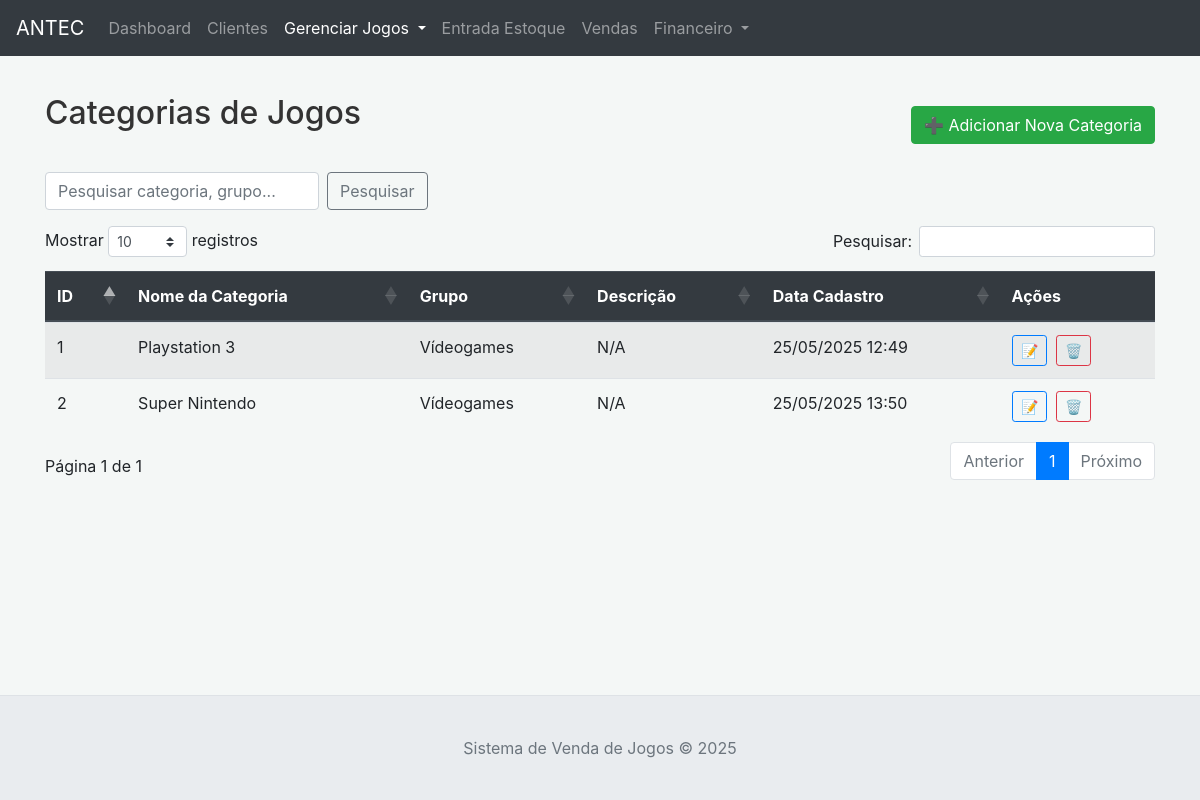
Before: /categorias with the older database file.
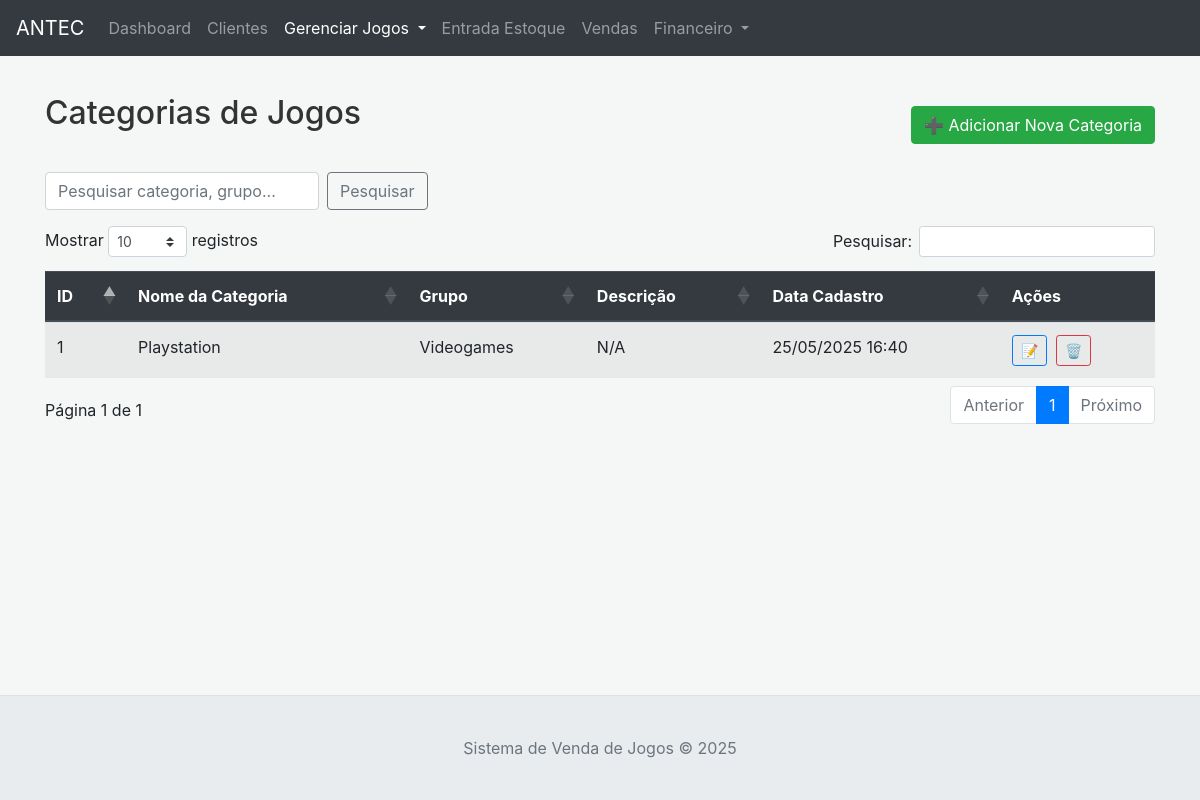
After: the same page with the newer database file.
### tables this page shows
CREATE TABLE categorias (
                id INTEGER PRIMARY KEY AUTOINCREMENT,
                nome TEXT NOT NULL,
                descricao TEXT,
                grupo_id INTEGER,
                data_cadastro DATETIME DEFAULT CURRENT_TIMESTAMP,
                FOREIGN KEY (grupo_id) REFERENCES grupos (id) ON DELETE SET NULL,
                UNIQUE (nome, grupo_id)
            );

CREATE TABLE grupos (
                id INTEGER PRIMARY KEY AUTOINCREMENT,
                nome TEXT NOT NULL UNIQUE,
                descricao TEXT,
                data_cadastro DATETIME DEFAULT CURRENT_TIMESTAMP
            );

### app.py (the view)
@app.route('/categorias')
def categorias_lista():
    search = request.args.get('search', '')
    try:
        categorias = db_manager.get_all_categorias(search)
        grupos = db_manager.get_all_grupos()
    except Exception as e:
        flash(f"Erro ao carregar categorias ou grupos: {e}", "danger")
        categorias = []
        grupos = []
    return render_template('categorias.html', categorias=categorias, grupos=grupos, search_query=search)

### app.py (called while the page is built)
def format_datetime_for_display(dt_str):
    if not dt_str: return "N/A"
    try:
        if isinstance(dt_str, (datetime.datetime, datetime.date)):
            return dt_str.strftime('%d/%m/%Y %H:%M') if isinstance(dt_str, datetime.datetime) else dt_str.strftime('%d/%m/%Y')
        dt_str_cleaned = str(dt_str).replace('Z', '')
        if 'T' in dt_str_cleaned: dt_obj = datetime.datetime.fromisoformat(dt_str_cleaned); return dt_obj.strftime('%d/%m/%Y %H:%M')
        elif ' ' in dt_str_cleaned: dt_obj = datetime.datetime.strptime(dt_str_cleaned, '%Y-%m-%d %H:%M:%S'); return dt_obj.strftime('%d/%m/%Y %H:%M')
        else: dt_obj = datetime.datetime.strptime(dt_str_cleaned, '%Y-%m-%d'); return dt_obj.strftime('%d/%m/%Y')
    except (ValueError, TypeError): return str(dt_str)

@app.context_processor
def inject_now(): return {'now': datetime.datetime.now()}

### database.py (called while the page is built)
    def _get_connection(self):
        conn = sqlite3.connect(self.db_name)
        conn.row_factory = sqlite3.Row # Permite acessar colunas por nome
        return conn

### templates/categorias.html (shortened to what this page needs)
{% extends "base.html" %}
{% block content %}
<div class="d-flex justify-content-between align-items-center mb-3">
    <h2>Categorias de Jogos</h2>
    <button type="button" class="btn btn-success" data-toggle="modal" data-target="#addCategoriaModal">
        ➕ Adicionar Nova Categoria
    </button>
</div>
<form method="GET" action="{{ url_for('categorias_lista') }}" class="form-inline mb-3">
    <input type="text" name="search" class="form-control mr-sm-2" placeholder="Pesquisar categoria, grupo..." value="{{ search_query or '' }}">
    <button type="submit" class="btn btn-outline-secondary">Pesquisar</button>
</form>
{% if categorias %}
<div class="table-responsive">
    <table class="table table-striped table-hover datatable" id="tabelaCategorias">
        <thead class="thead-dark">
            <tr>
                <th>ID</th>
                <th>Nome da Categoria</th>
                <th>Grupo</th>
                <th>Descrição</th>
                <th>Data Cadastro</th>
                <th>Ações</th>
            </tr>
        </thead>
        <tbody>
            {% for categoria in categorias %}
            <tr>
                <td>{{ categoria.id }}</td>
                <td>{{ categoria.nome }}</td>
                <td>{{ categoria.grupo_nome or 'N/A' }}</td>
                <td>{{ categoria.descricao or 'N/A' }}</td>
                <td>{{ categoria.data_cadastro | datetime_display }}</td>
                <td class="action-buttons">
                    <button type="button" class="btn btn-sm btn-outline-primary btn-edit-categoria"
                            data-toggle="modal" data-target="#editCategoriaModal"
                            data-categoria-id="{{ categoria.id }}" title="Editar Categoria">📝</button>
                    <form action="{{ url_for('categoria_excluir', categoria_id=categoria.id) }}" method="POST" style="display:inline;" onsubmit="return confirm('Tem certeza que deseja excluir esta categoria? Produtos associados terão a categoria removida.');">
                        <button type="submit" class="btn btn-sm btn-outline-danger" title="Excluir Categoria">🗑️</button>
                    </form>
                </td>
            </tr>
            {% endfor %}
        </tbody>
    </table>
</div>
{% endif %}
{% endblock %}

Changed rows visible on the page:
removed categorias: id "2", nome "Super Nintendo", nome "Vídeogames", descricao "N/A", data_cadastro "25/05/2025 13:50"
changed categorias id 1: nome "Playstation 3" → "Playstation"; nome "Vídeogames" → "Videogames"; data_cadastro "25/05/2025 12:49" → "25/05/2025 16:40"
